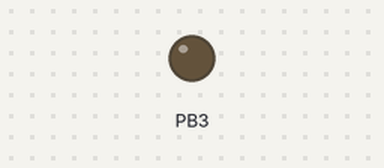
Recording of a sketch running on a simulated ATtiny85, built with avr-gcc and run on an emulated ATtiny85. Shown: output pins drawn as LEDs (lit = HIGH).

Above: at 5.0 s.
At 15.0 s:
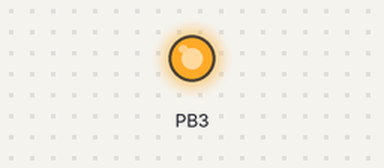
Timing chart, 0 to 26.1 s (numbered marks = the images above):
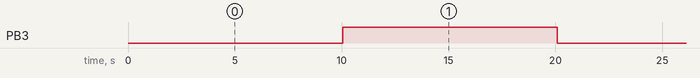

The sketch:

blinkLEDWithBlockingDelay.ino
```cpp
/*
 *  Implementing a Blocking Delay on an ATTINY85.
 *  Practice code for implementing Timer/Counter Register as a blocking delay.
 *  For actual implementation, use built-in <avr/util> library
 *
 *  Delay Calculation
 *  - TCNT0 Register can Increment up to 255.
 *  - Each Increment takes F_CPU / Prescaler (32uS)
 *  - Time to overflow TCNT0 Register : 255 * 32uS = 8.16 ms per overflow
 *  - Number of Overflows required for time delay : Seconds / 8.16 ms, convert seconds to milliseconds
 *  NOTE: unsigned int has a max limit of 65536, therefore delay can work for atleast 1 minute max.
 */
#include <avr/io.h>


#define F_CPU 8E6
#define PRESCALER 256
#define TIME_TO_OVERFLOW (255 / ((F_CPU / 1000) / PRESCALER ));

void delay_init()
{
  TCCR0A &= ~(3 << COM0A0); // Normal Port Operation
  TCCR0A &= ~(3 << WGM00); // Timer/Counter Operation Mode = Normal
  TCCR0B &= ~(1 << WGM02); //

  TCCR0B |= (1<<CS02);   // 256 Prescaler
}

void delay_ms(unsigned int milliseconds)
{

  volatile unsigned int rep = milliseconds / TIME_TO_OVERFLOW; // Discards the decimal, effectively round down
  TCNT0 = 0; //Reset the Timer/Counter Register to 0;
  for (unsigned int i = 0; i <= rep; i++)
  {
    while ((TIFR >> TOV0 & 1) == 0); // Loop until Timer/Counter0 Register overflows
    TIFR = 1 << TOV0; // Clear the Overflow Flag. NOTE : use = instead of |= for clearing interrupt flags. See Atmel FAQs
  }
}

int main()
{
  delay_init();
  // Sets PB3 as General Purpose Output
  DDRB |= (1 << DDB3);
  // Initially Set PB3 as Logic HIGH
  PORTB |= (1 << DDB3);

  while(1)
  {
  // Toggle PB3 Logic
    PORTB ^= (1 << DDB3);
    delay_ms(10000);
  }
}
```

Measured:
- by itself, PB3: alternates HIGH for 10.0 s and LOW for 10.0 s
